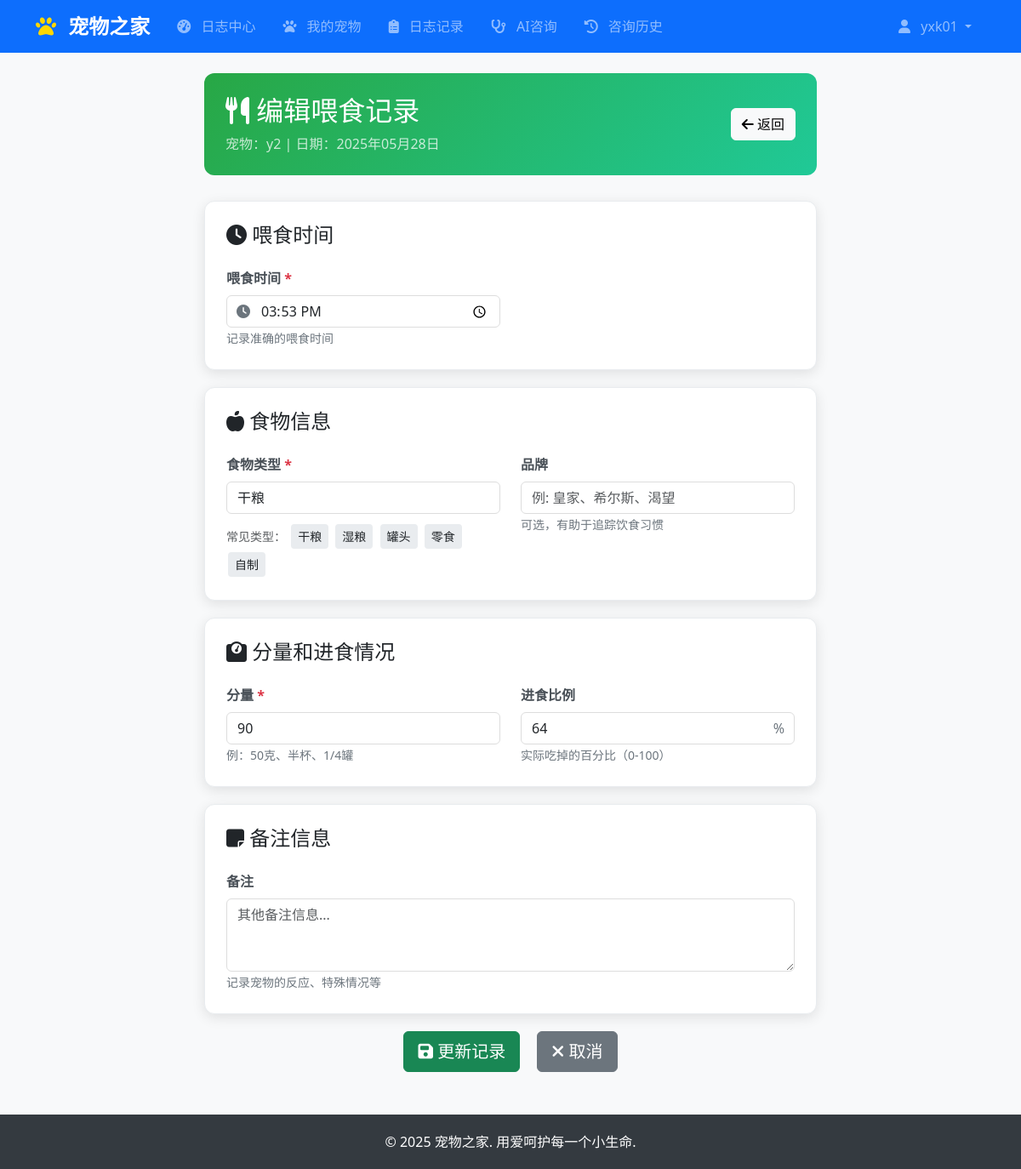
/logs/feeding/5/edit/ (signed in), run on the app's committed database.
### accounts/models.py (models this page shows, shortened)
class CustomUser(AbstractUser):
    phone = models.CharField(max_length=15, blank=True, verbose_name='手机号码')
    profile_picture = models.ImageField(upload_to='profile_pics/', blank=True, verbose_name='头像')
    bio = models.TextField(max_length=500, blank=True, verbose_name='个人简介')
    birth_date = models.DateField(null=True, blank=True, verbose_name='生日')
    location = models.CharField(max_length=100, blank=True, verbose_name='所在地')
    settings_updated_at = models.DateTimeField(auto_now=True, verbose_name='设置更新时间')
    class Meta:
        verbose_name = '用户'
        verbose_name_plural = '用户'

### logs/models.py (models this page shows, shortened)
class PetLog(TimeStampedModel, SoftDeleteModel):
    objects = PetLogManager()
    pet = models.ForeignKey(
        Pet,
        on_delete=models.CASCADE,
        verbose_name="宠物",
        related_name="logs"
    )
    date = models.DateField(
        verbose_name="记录日期",
        help_text="记录的日期，每个宠物每天只能有一条记录"
    )
    weight = models.FloatField(
        null=True,
        blank=True,
        verbose_name="体重（公斤）",
        validators=[MinValueValidator(0.1), MaxValueValidator(500.0)],
        help_text="宠物当日体重，单位：公斤"
    )
    length = models.FloatField(
        null=True,
        blank=True,
        verbose_name="身长（厘米）",
        validators=[MinValueValidator(1.0), MaxValueValidator(500.0)],
        help_text="从鼻尖到尾尖的长度，单位：厘米"
    )
    age_at_record = models.IntegerField(
        null=True,
        blank=True,
        verbose_name="记录时年龄（天）",
        validators=[MinValueValidator(0)],
        help_text="记录时宠物的实际年龄，单位：天"
    )
    temperature = models.FloatField(
        null=True,
        blank=True,
        verbose_name="体温（摄氏度）",
        validators=[MinValueValidator(30.0), MaxValueValidator(45.0)],
        help_text="体温，正常范围因宠物类型而异"
    )
    food_intake = models.FloatField(
        null=True,
        blank=True,
        verbose_name="食物摄入量（克）",
        validators=[MinValueValidator(0.0)],
        help_text="当日总食物摄入量，包括主粮和零食"
    )
    water_intake = models.FloatField(
        null=True,
        blank=True,
        verbose_name="饮水量（毫升）",
        validators=[MinValueValidator(0.0)],
        help_text="当日总饮水量"
    )
    appetite = models.CharField(
        max_length=20,
        choices=LogChoices.APPETITE_CHOICES,
        blank=True,
        verbose_name="食欲状况"
    )
    mood = models.CharField(
        max_length=20,
        choices=LogChoices.MOOD_CHOICES,
        blank=True,
        verbose_name="心情状态"
    )
    activity_level = models.CharField(
        max_length=20,
        choices=LogChoices.ACTIVITY_LEVEL_CHOICES,
        blank=True,
        verbose_name="活跃程度"
    )
    daily_events = models.TextField(
        blank=True,
        verbose_name="当日事件",
        help_text="记录当日发生的特殊事件、行为变化、就医情况等"
    )
    notes = models.TextField(
        blank=True,
        verbose_name="备注",
        help_text="其他需要记录的信息"
    )
    photos = models.JSONField(
        default=list,
        blank=True,
        verbose_name="照片列表",
        help_text="当日拍摄的照片文件路径列表"
    )
    class Meta:
        verbose_name = "宠物日志"
        verbose_name_plural = "宠物日志"
        ordering = ['-date', '-created_at']
        unique_together = [['pet', 'date']]
        indexes = [
            models.Index(fields=['pet', '-date']),
            models.Index(fields=['date']),
            models.Index(fields=['pet', 'weight']),
        ]

class FeedingLog(TimeStampedModel):
    pet_log = models.ForeignKey(
        PetLog,
        on_delete=models.CASCADE,
        verbose_name="宠物日志",
        related_name="feeding_logs"
    )
    time = models.TimeField(
        verbose_name="喂食时间"
    )
    food_type = models.CharField(
        max_length=100,
        verbose_name="食物类型",
        help_text="主粮、零食、罐头等"
    )
    food_brand = models.CharField(
        max_length=100,
        blank=True,
        verbose_name="食物品牌"
    )
    amount = models.CharField(
        max_length=50,
        verbose_name="食量",
        help_text="例如：一杯、50克、半罐等"
    )
    eaten_percentage = models.IntegerField(
        validators=[MinValueValidator(0), MaxValueValidator(100)],
        null=True,
        blank=True,
        verbose_name="进食比例（%）",
        help_text="宠物实际吃掉的比例"
    )
    notes = models.TextField(
        blank=True,
        verbose_name="备注"
    )
    class Meta:
        verbose_name = "喂食记录"
        verbose_name_plural = "喂食记录"
        ordering = ['pet_log__date', 'time']

### pets/models.py (models this page shows, shortened)
class Pet(TimeStampedModel, SoftDeleteModel):
    owner = models.ForeignKey(
        settings.AUTH_USER_MODEL,
        on_delete=models.CASCADE,
        verbose_name="主人",
        related_name="pets"
    )
    name = models.CharField(
        max_length=50,
        verbose_name="宠物姓名"
    )
    pet_type = models.CharField(
        max_length=20,
        choices=PetChoices.PET_TYPES,
        verbose_name="宠物类型"
    )
    breed = models.ForeignKey(
        Breed,
        on_delete=models.SET_NULL,
        null=True,
        blank=True,
        verbose_name="品种",
        help_text="如果没有对应品种，可以留空"
    )
    custom_breed = models.CharField(
        max_length=100,
        blank=True,
        verbose_name="自定义品种",
        help_text="当品种列表中没有对应品种时填写"
    )
    birth_date = models.DateField(
        null=True,
        blank=True,
        verbose_name="出生日期"
    )
    gender = models.CharField(
        max_length=10,
        choices=PetChoices.GENDER_CHOICES,
        default='unknown',
        verbose_name="性别"
    )
    is_neutered = models.CharField(
        max_length=10,
        choices=PetChoices.NEUTERED_CHOICES,
        default='unknown',
        verbose_name="绝育状态"
    )
    weight = models.FloatField(
        null=True,
        blank=True,
        verbose_name="体重（公斤）",
        validators=[MinValueValidator(0.1)],
        help_text="当前体重，单位为公斤"
    )
    microchip_number = models.CharField(
        max_length=50,
        blank=True,
        verbose_name="芯片号码",
        help_text="宠物植入的微芯片编号"
    )
    photo = models.ImageField(
        upload_to='pets/photos/',
        blank=True,
        verbose_name="宠物照片"
    )
    medical_notes = models.TextField(
        blank=True,
        verbose_name="医疗备注",
        help_text="特殊疾病、过敏史、用药记录等重要医疗信息"
    )
    personality_notes = models.TextField(
        blank=True,
        verbose_name="性格备注",
        help_text="宠物的性格特征、习惯、喜好等"
    )
    is_active = models.BooleanField(
        default=True,
        verbose_name="是否活跃",
        help_text="宠物是否还在主人身边（未走失、未去世等）"
    )
    class Meta:
        verbose_name = "宠物档案"
        verbose_name_plural = "宠物档案"
        ordering = ['-created_at']
        indexes = [
            models.Index(fields=['owner', '-created_at']),
            models.Index(fields=['pet_type']),
            models.Index(fields=['is_active']),
        ]

### logs/views.py (the view, shortened to what this page needs)
# urls.py: path('feeding/<int:pk>/edit/', views.FeedingLogUpdateView.as_view(), name='feeding_log_edit'),
class FeedingLogUpdateView(LoginRequiredMixin, UpdateView):
    model = FeedingLog
    form_class = FeedingLogForm
    template_name = 'logs/feeding_log_form.html'
    def get_queryset(self):
        return FeedingLog.objects.filter(pet_log__pet__owner=self.request.user)
    def get_context_data(self, **kwargs):
        context = super().get_context_data(**kwargs)
        context['pet_log'] = self.object.pet_log
        context['log_type'] = '喂食记录'
        return context

### logs/templates/logs/feeding_log_form.html (shortened to what this page needs)
{% extends 'base.html' %}
{% load static %}
{% block content %}
<div class="container">
    <div class="row">
        <div class="col-md-8 offset-md-2">
            <div class="form-header">
                <div class="d-flex justify-content-between align-items-center">
                    <div>
                        <h2 class="mb-2">
                            <i class="fas fa-utensils"></i>
                            {% if object %}编辑喂食记录{% else %}添加喂食记录{% endif %}
                        </h2>
                        <p class="mb-0 opacity-75">
                            宠物：{{ pet_log.pet.name }} | 日期：{{ pet_log.date|date:"Y年m月d日" }}
                        </p>
                    </div>
                    <a href="{% url 'logs:detailed_log_center' pet_log.id %}" class="btn btn-light">
                        <i class="fas fa-arrow-left"></i> 返回
                    </a>
                </div>
            </div>
            <form method="post" id="feedingForm">
                <div class="form-section">
                    <h4 class="mb-4"><i class="fas fa-clock"></i> 喂食时间</h4>
                    <div class="row">
                        <div class="col-md-6">
                            <div class="form-group">
                                <label for="{{ form.time.id_for_label }}" class="required-field">喂食时间</label>
                                <div class="time-input-group">
                                    <i class="fas fa-clock input-icon"></i>
                                    {{ form.time }}
                                </div>
                                <small class="help-text">记录准确的喂食时间</small>
                            </div>
                        </div>
                    </div>
                </div>
                <div class="form-section">
                    <h4 class="mb-4"><i class="fas fa-apple-alt"></i> 食物信息</h4>
                    <div class="row">
                        <div class="col-md-6">
                            <div class="form-group">
                                <label for="{{ form.food_type.id_for_label }}" class="required-field">食物类型</label>
                                {{ form.food_type }}
                                <div class="food-suggestions">
                                    <small class="text-muted">常见类型：</small>
                                    <span class="food-tag" onclick="fillFoodType('干粮')">干粮</span>
                                    <span class="food-tag" onclick="fillFoodType('湿粮')">湿粮</span>
                                    <span class="food-tag" onclick="fillFoodType('罐头')">罐头</span>
                                    <span class="food-tag" onclick="fillFoodType('零食')">零食</span>
                                    <span class="food-tag" onclick="fillFoodType('自制')">自制</span>
                                </div>
                            </div>
                        </div>
                        <div class="col-md-6">
                            <div class="form-group">
                                <label for="{{ form.food_brand.id_for_label }}">品牌</label>
                                {{ form.food_brand }}
                                <small class="help-text">可选，有助于追踪饮食习惯</small>
                            </div>
                        </div>
                    </div>
                </div>
                <div class="form-section">
                    <h4 class="mb-4"><i class="fas fa-weight"></i> 分量和进食情况</h4>
                    <div class="row">
                        <div class="col-md-6">
                            <div class="form-group">
                                <label for="{{ form.amount.id_for_label }}" class="required-field">分量</label>
                                {{ form.amount }}
                                <small class="help-text">例：50克、半杯、1/4罐</small>
                            </div>
                        </div>
                        <div class="col-md-6">
                            <div class="form-group">
                                <label for="{{ form.eaten_percentage.id_for_label }}">进食比例</label>
                                <div class="percentage-input">
                                    {{ form.eaten_percentage }}
                                </div>
                                <small class="help-text">实际吃掉的百分比（0-100）</small>
                            </div>
                        </div>
                    </div>
                </div>
                <div class="form-section">
                    <h4 class="mb-4"><i class="fas fa-sticky-note"></i> 备注信息</h4>
                    <div class="form-group">
                        <label for="{{ form.notes.id_for_label }}">备注</label>
                        {{ form.notes }}
                        <small class="help-text">记录宠物的反应、特殊情况等</small>
                    </div>
                </div>
                <div class="text-center">
                    <button type="submit" class="btn btn-success btn-lg me-3">
                        <i class="fas fa-save"></i>
                        {% if object %}更新记录{% else %}保存记录{% endif %}
                    </button>
                    <a href="{% url 'logs:detailed_log_center' pet_log.id %}" class="btn btn-secondary btn-lg">
                        <i class="fas fa-times"></i> 取消
                    </a>
                </div>
            </form>
        </div>
    </div>
</div>
{% endblock %}

### templates/base.html (shortened to what this page needs)
<!DOCTYPE html>
<html lang="zh-CN">
<head>
    <link href="https://cdn.jsdelivr.net/npm/bootstrap@5.3.0/dist/css/bootstrap.min.css" rel="stylesheet">
    <link rel="stylesheet" href="https://cdnjs.cloudflare.com/ajax/libs/font-awesome/6.4.0/css/all.min.css">
</head>
<body>
    <nav class="navbar navbar-expand-lg navbar-dark bg-primary">
        <div class="container">
            <a class="navbar-brand" href="{% url 'home' %}">
                <i class="fas fa-paw"></i> 宠物之家
            </a>
                        <div class="collapse navbar-collapse" id="navbarNav">
                <ul class="navbar-nav me-auto">{% if user.is_authenticated %}
                        <li class="nav-item">
                            <a class="nav-link" href="{% url 'logs:logs_center' %}">
                                <i class="fas fa-tachometer-alt"></i> 日志中心
                            </a>
                        </li>
                        <li class="nav-item">
                            <a class="nav-link" href="{% url 'pets:pet_list' %}">
                                <i class="fas fa-paw"></i> 我的宠物
                            </a>
                        </li>
                        <li class="nav-item">
                            <a class="nav-link" href="{% url 'logs:log_list' %}">
                                <i class="fas fa-clipboard-list"></i> 日志记录
                            </a>
                        </li>                        <li class="nav-item">
                            <a class="nav-link" href="{% url 'accounts:dashboard' %}">
                                <i class="fas fa-stethoscope"></i> AI咨询
                            </a>
                        </li>
                        <li class="nav-item">
                            <a class="nav-link" href="{% url 'consultations:consultation_history' %}">
                                <i class="fas fa-history"></i> 咨询历史
                            </a>
                        </li>{% endif %}
                </ul>
                <ul class="navbar-nav">
                    {% if user.is_authenticated %}
                        <li class="nav-item dropdown">
                            <a class="nav-link dropdown-toggle" href="#" role="button" data-bs-toggle="dropdown" aria-expanded="false">
                                <i class="fas fa-user"></i> {{ user.username }}
                            </a>
                        </li>
                    {% endif %}
                </ul>
            </div>
        </div>
    </nav>
    <main class="container mt-4">
        {% block content %}{% endblock %}
    </main>
    <footer class="footer">
        <div class="container text-center">
            <p class="mb-0">&copy; 2025 宠物之家. 用爱呵护每一个小生命.</p>
        </div>
    </footer>
</body>
</html>

### data on the page
CustomUser: username "yxk01"
PetLog: pet.name "y2", date "2025年05月28日"
FeedingLog: time "15:53", food_type "干粮", amount "90", eaten_percentage "64"
